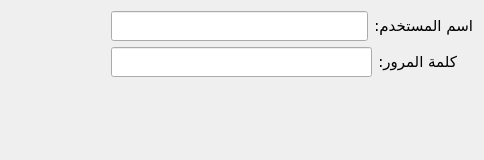
<?xml version="1.0" encoding="UTF-8"?>
<ui version="4.0">
 <class>LoginDialog</class>
 <widget class="QDialog" name="LoginDialog">
  <property name="windowModality">
   <enum>Qt::NonModal</enum>
  </property>
  <property name="geometry">
   <rect>
    <x>0</x>
    <y>0</y>
    <width>484</width>
    <height>160</height>
   </rect>
  </property>
  <property name="font">
   <font>
    <family>justagain DIN</family>
    <pointsize>11</pointsize>
    <weight>50</weight>
    <bold>false</bold>
   </font>
  </property>
  <property name="contextMenuPolicy">
   <enum>Qt::DefaultContextMenu</enum>
  </property>
  <property name="windowTitle">
   <string>تسجيل الدخول</string>
  </property>
  <property name="windowIcon">
   <iconset resource="Resources.qrc">
    <normaloff>:/icons/mainicon.ico</normaloff>:/icons/mainicon.ico</iconset>
  </property>
  <property name="layoutDirection">
   <enum>Qt::RightToLeft</enum>
  </property>
  <property name="sizeGripEnabled">
   <bool>false</bool>
  </property>
  <property name="modal">
   <bool>false</bool>
  </property>
  <layout class="QGridLayout" name="gridLayout">
   <item row="0" column="0">
    <layout class="QHBoxLayout" name="horizontalLayout_2">
     <item>
      <widget class="QLabel" name="label">
       <property name="text">
        <string>اسم المستخدم:</string>
       </property>
      </widget>
     </item>
     <item>
      <widget class="QLineEdit" name="username_input">
       <property name="contextMenuPolicy">
        <enum>Qt::DefaultContextMenu</enum>
       </property>
       <property name="acceptDrops">
        <bool>true</bool>
       </property>
       <property name="maxLength">
        <number>16</number>
       </property>
       <property name="frame">
        <bool>true</bool>
       </property>
       <property name="dragEnabled">
        <bool>false</bool>
       </property>
       <property name="clearButtonEnabled">
        <bool>false</bool>
       </property>
      </widget>
     </item>
    </layout>
   </item>
   <item row="3" column="1">
    <layout class="QHBoxLayout" name="horizontalLayout">
     <item>
      <widget class="QPushButton" name="OK">
       <property name="text">
        <string/>
       </property>
       <property name="icon">
        <iconset resource="Resources.qrc">
         <normaloff>:/icons/ok-icon.png</normaloff>:/icons/ok-icon.png</iconset>
       </property>
       <property name="iconSize">
        <size>
         <width>32</width>
         <height>32</height>
        </size>
       </property>
       <property name="checkable">
        <bool>false</bool>
       </property>
       <property name="autoRepeat">
        <bool>false</bool>
       </property>
       <property name="flat">
        <bool>true</bool>
       </property>
      </widget>
     </item>
     <item>
      <widget class="QPushButton" name="Cancle">
       <property name="enabled">
        <bool>true</bool>
       </property>
       <property name="text">
        <string/>
       </property>
       <property name="icon">
        <iconset resource="Resources.qrc">
         <normaloff>:/icons/Close-icon.png</normaloff>:/icons/Close-icon.png</iconset>
       </property>
       <property name="iconSize">
        <size>
         <width>32</width>
         <height>32</height>
        </size>
       </property>
       <property name="autoDefault">
        <bool>true</bool>
       </property>
       <property name="flat">
        <bool>true</bool>
       </property>
      </widget>
     </item>
    </layout>
   </item>
   <item row="1" column="0">
    <layout class="QHBoxLayout" name="horizontalLayout_3">
     <property name="leftMargin">
      <number>0</number>
     </property>
     <property name="topMargin">
      <number>0</number>
     </property>
     <property name="rightMargin">
      <number>16</number>
     </property>
     <item>
      <widget class="QLabel" name="label_2">
       <property name="text">
        <string>كلمة المرور:</string>
       </property>
      </widget>
     </item>
     <item>
      <widget class="QLineEdit" name="password_input">
       <property name="maxLength">
        <number>24</number>
       </property>
       <property name="echoMode">
        <enum>QLineEdit::Password</enum>
       </property>
      </widget>
     </item>
    </layout>
   </item>
   <item row="2" column="0">
    <widget class="QLabel" name="label_3">
     <property name="text">
      <string/>
     </property>
    </widget>
   </item>
  </layout>
 </widget>
 <tabstops>
  <tabstop>username_input</tabstop>
  <tabstop>password_input</tabstop>
  <tabstop>OK</tabstop>
  <tabstop>Cancle</tabstop>
 </tabstops>
 <resources>
  <include location="Resources.qrc"/>
 </resources>
 <connections>
  <connection>
   <sender>Cancle</sender>
   <signal>clicked()</signal>
   <receiver>LoginDialog</receiver>
   <slot>close()</slot>
   <hints>
    <hint type="sourcelabel">
     <x>151</x>
     <y>156</y>
    </hint>
    <hint type="destinationlabel">
     <x>218</x>
     <y>122</y>
    </hint>
   </hints>
  </connection>
 </connections>
</ui>
